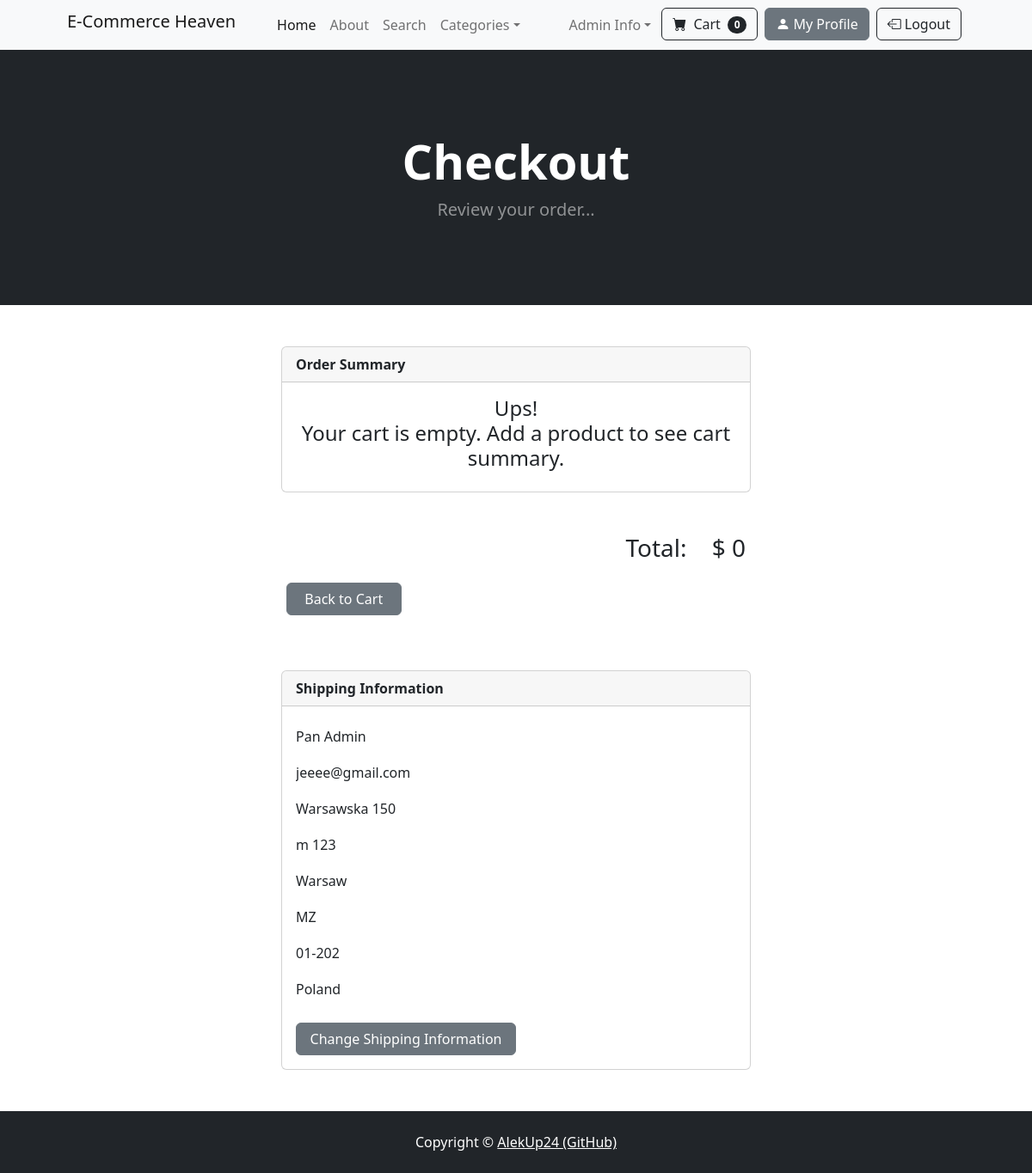
The page /payment/checkout (signed in) on the database its author committed.
### payment/models.py (models this page shows, shortened)
class ShippingAddress(models.Model):
	user = models.ForeignKey(User, on_delete=models.CASCADE, null=True, blank=True)
	shipping_full_name = models.CharField(max_length=255)
	shipping_email = models.CharField(max_length=255)
	shipping_address1 = models.CharField(max_length=255)
	shipping_address2 = models.CharField(max_length=255, null=True, blank=True)
	shipping_city = models.CharField(max_length=255)
	shipping_state = models.CharField(max_length=255, null=True, blank=True)
	shipping_zipcode = models.CharField(max_length=255, null=True, blank=True)
	shipping_country = models.CharField(max_length=255)
	class Meta:
		verbose_name_plural = "Shipping Address"

### payment/views.py (the view)
# urls.py: path('checkout', views.checkout, name='checkout'),
def checkout(request):
    if request.user.is_authenticated:
        shipping_user = ShippingAddress.objects.get(user_id=request.user.id)
        cart = Cart(request)
        cart_products = cart.get_products()
        quantities = cart.get_quantities()
        totals = cart.cart_total()
        shipping_form = ShippingForm(request.POST or None, instance=shipping_user)
        return render(request, 'payment/checkout.html',{
        'cart_products' : cart_products,
        'quantities'    : quantities,
        'totals'        : totals,
        'shipping_form' : shipping_form,
        })
    else:
        messages.success(request,"You must be logged in to access that page.")
        return redirect('home')

### cart/cart.py (called while the page is built, shortened)
    def __len__(self):
        return len(self.cart)

    def get_products(self):
        product_ids = self.cart.keys()
        products = Product.objects.filter(id__in = product_ids)
        return products

    def get_quantities(self):
        quantities = self.cart
        return quantities

    def cart_total(self):
        product_ids = self.cart.keys()
        products = Product.objects.filter(id__in = product_ids)
        quantities = self.cart
        total = 0
        return total

### cart/context_processors.py (called while the page is built)
def cart(request):
    return {'cart' : Cart(request)}

### payment/templates/payment/checkout.html (shortened to what this page needs)
{% extends 'base.html' %}
{% block content %}
        <header class="bg-dark py-5">
            <div class="container px-4 px-lg-5 my-5">
                <div class="text-center text-white">
                    <h1 class="display-4 fw-bolder">Checkout</h1>
                    <p class="lead fw-normal text-white-50 mb-0">Review your order...</p>
                </div>
            </div>
        </header>
        <div class="container mt-5 mb-5">
            <div class="row">
                <div class="col-md-6 offset-md-3">
                    <div class="card">
                        <div class="card-header">
                          <strong>Order Summary</strong>
                        </div>
                        <div class="card-body">
                            {% if cart_products %}
                                {% for product in cart_products %}
                                    <div class="d-flex justify-space-beetween">
                                        <div class="col-md-8">
                                            <b>{{product.name}}</b>
                                        </div>
                                        <div class="col-md-4">
                                            {% if product.is_sale %}
                                                <b>$ {{product.sale_price}}</b>&nbsp;&nbsp;<strike>$ {{product.price}}</strike>
                                            {% else %}
                                                <b>$ {{product.price}}</b>
                                            {% endif %}
                                        </div>
                                    </div>
                                    <div class="col-md-2">Quantity:
                                        {% for key,value in quantities.items %}
                                            {% if key == product.id|slugify %}
                                                {{ value }}
                                            {% endif %}
                                        {% endfor %}
                                    </div>
                                    <hr>
                                {% endfor%}
                            {% else %}
                               <h4><center>Ups! <br>Your cart is empty. Add a product to see cart summary.</center></h4>
                            {% endif %}
                        </div>
                    </div>
                </div>
            </div>
        </div>
        <div class="container mb-3">
            <div class="row col-md-6 offset-md-3">
                <div class="d-flex justify-content-end">
                    <h3 class="mb-3">Total: &nbsp;&nbsp; $ {{ totals }}</h3>
                </div>
                <div class="d-flex justify-content-between mt-2 mb-5">
                    <a href="{% url 'cart_summary' %}" class="btn btn-secondary col-md-3">Back to Cart</a>
                </div>
            </div>
        </div>
        <div class="container mb-5">
            <div class="row">
                <div class="col-md-6 offset-md-3">
                    <div class="card">
                        <div class="card-header">
                            <strong>Shipping Information</strong>
                        </div>
                        <div class="card-body">
                            {% for field in shipping_form %}
                                {% if field.value|length  > 0 %}
                                    <input class="form-control-plaintext mb-1" type="text" value="{{ field.value }}" readonly>
                                {% else %}
                                    <input class="form-control-plaintext mb-1 mx-4" type="text" placeholder="{{ field.name }}" readonly>
                                {% endif %}
                            {% endfor %}
                            <a href="{% url 'update_info' %}" class="btn btn-secondary mt-3 col-md-6 mx-auto">Change Shipping Information</a>
                        </div>
                    </div>
                </div>
            </div>
        </div>
{% endblock %}

### rows shown on the page
ShippingAddress: value "Pan Admin" "jeeee@gmail.com" "Warsawska 150" "m 123" "Warsaw" "MZ" "01-202" "Poland"

### other values the page prints
{{ cart|length }} "0"
{{ totals }} "0"
